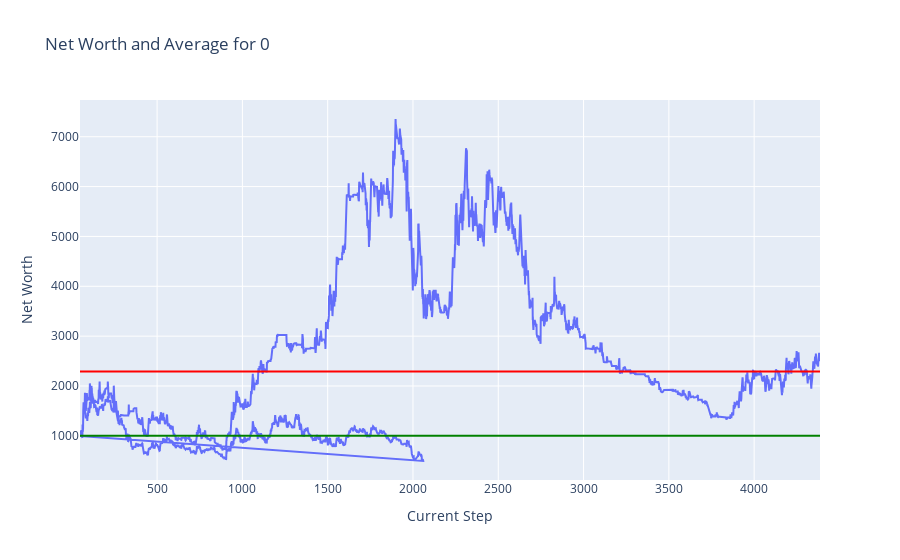
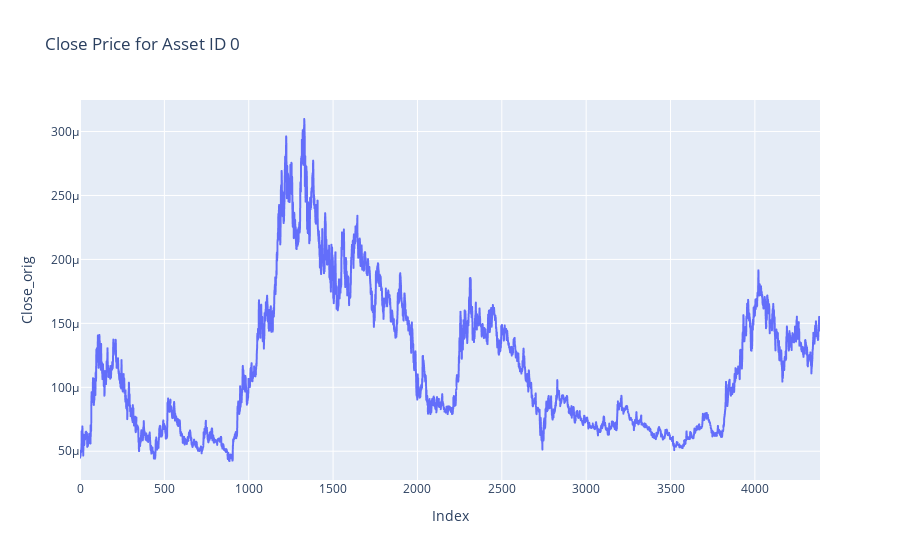
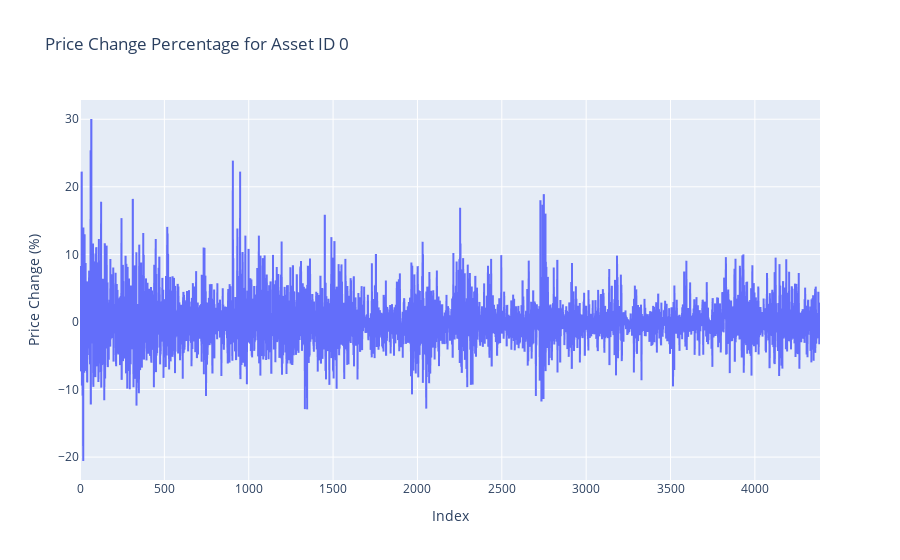
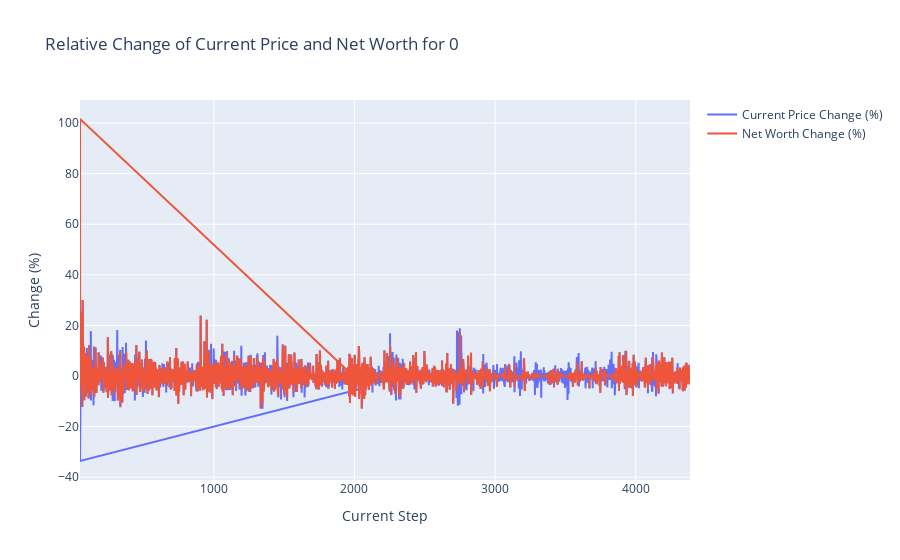

The notebook cell saved with these charts, in order:
### Markdown cell above
## Plots

### Code cell
token = 0
plot_token_data(df = train_hist_df, token = token)
plot_close_by_asset(df= train_df, asset_id= token)
plot_price_change_by_asset(df= train_df, asset_id= token)
plot_relative_change_by_token(df = train_hist_df, token = token)

### Figure 1 — Plotly figure (JSON) as saved in the notebook; plotly's stock layout.template omitted (floating-point values rounded to 4 significant figures; data arrays with more than 128 entries replaced by an {"elided": "..."} marker saying what was removed)
{"data": [{"mode": "lines", "name": "Net Worth", "type": "scatter", "x": {"elided": "6352 int values"}, "y": {"elided": "6352 float values"}}], "layout": {"shapes": [{"line": {"color": "green"}, "name": "Net Worth = 1000", "type": "line", "x0": 0, "x1": 1, "xref": "x domain", "y0": 1000, "y1": 1000, "yref": "y"}, {"line": {"color": "red"}, "name": "Average Net Worth = 2292.45", "type": "line", "x0": 0, "x1": 1, "xref": "x domain", "y0": 2292.0, "y1": 2292.0, "yref": "y"}], "title": {"text": "Net Worth and Average for 0"}, "xaxis": {"title": {"text": "Current Step"}}, "yaxis": {"title": {"text": "Net Worth"}}}}

### Figure 2 — Plotly figure (JSON) as saved in the notebook; plotly's stock layout.template omitted (floating-point values rounded to 4 significant figures; data arrays with more than 128 entries replaced by an {"elided": "..."} marker saying what was removed)
{"data": [{"hovertemplate": "Index=%{x}<br>Close_orig=%{y}<extra></extra>", "legendgroup": "", "line": {"color": "#636efa", "dash": "solid"}, "marker": {"symbol": "circle"}, "mode": "lines", "name": "", "showlegend": false, "type": "scattergl", "x": {"elided": "4387 int values"}, "xaxis": "x", "y": {"elided": "4387 float values"}, "yaxis": "y"}], "layout": {"legend": {"tracegroupgap": 0}, "title": {"text": "Close Price for Asset ID 0"}, "xaxis": {"anchor": "y", "domain": [0, 1], "title": {"text": "Index"}}, "yaxis": {"anchor": "x", "domain": [0, 1], "title": {"text": "Close_orig"}}}}

### Figure 3 — Plotly figure (JSON) as saved in the notebook; plotly's stock layout.template omitted (floating-point values rounded to 4 significant figures; data arrays with more than 128 entries replaced by an {"elided": "..."} marker saying what was removed)
{"data": [{"hovertemplate": "Index=%{x}<br>Price Change (%)=%{y}<extra></extra>", "legendgroup": "", "line": {"color": "#636efa", "dash": "solid"}, "marker": {"symbol": "circle"}, "mode": "lines", "name": "", "showlegend": false, "type": "scattergl", "x": {"elided": "4387 int values"}, "xaxis": "x", "y": {"elided": "4387 float values"}, "yaxis": "y"}], "layout": {"legend": {"tracegroupgap": 0}, "title": {"text": "Price Change Percentage for Asset ID 0"}, "xaxis": {"anchor": "y", "domain": [0, 1], "title": {"text": "Index"}}, "yaxis": {"anchor": "x", "domain": [0, 1], "title": {"text": "Price Change (%)"}}}}

### Figure 4 — Plotly figure (JSON) as saved in the notebook; plotly's stock layout.template omitted (floating-point values rounded to 4 significant figures; data arrays with more than 128 entries replaced by an {"elided": "..."} marker saying what was removed)
{"data": [{"mode": "lines", "name": "Current Price Change (%)", "type": "scatter", "x": {"elided": "6352 int values"}, "y": {"elided": "6352 float values"}}, {"mode": "lines", "name": "Net Worth Change (%)", "type": "scatter", "x": {"elided": "6352 int values"}, "y": {"elided": "6352 float values"}}], "layout": {"title": {"text": "Relative Change of Current Price and Net Worth for 0"}, "xaxis": {"title": {"text": "Current Step"}}, "yaxis": {"title": {"text": "Change (%)"}}}}
